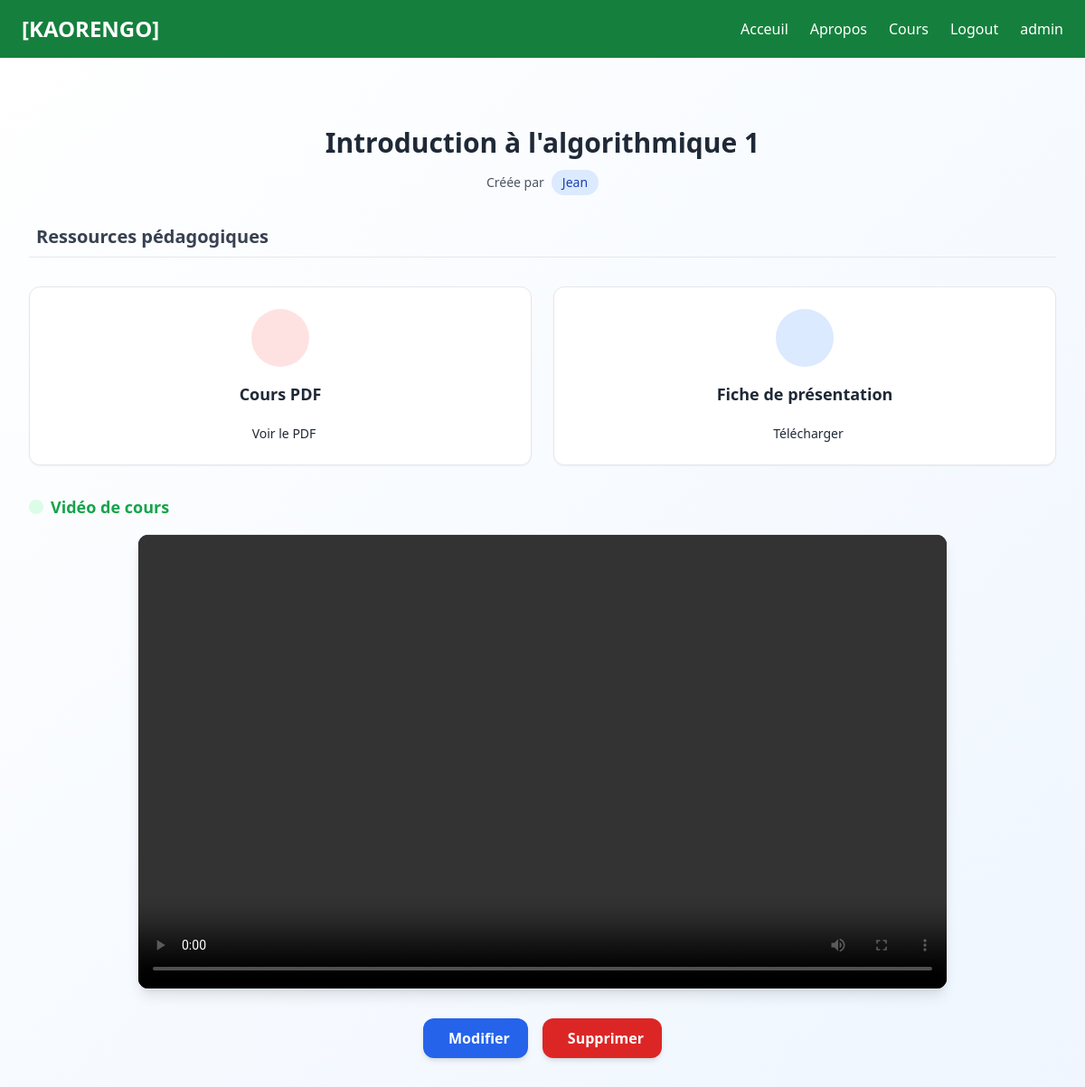
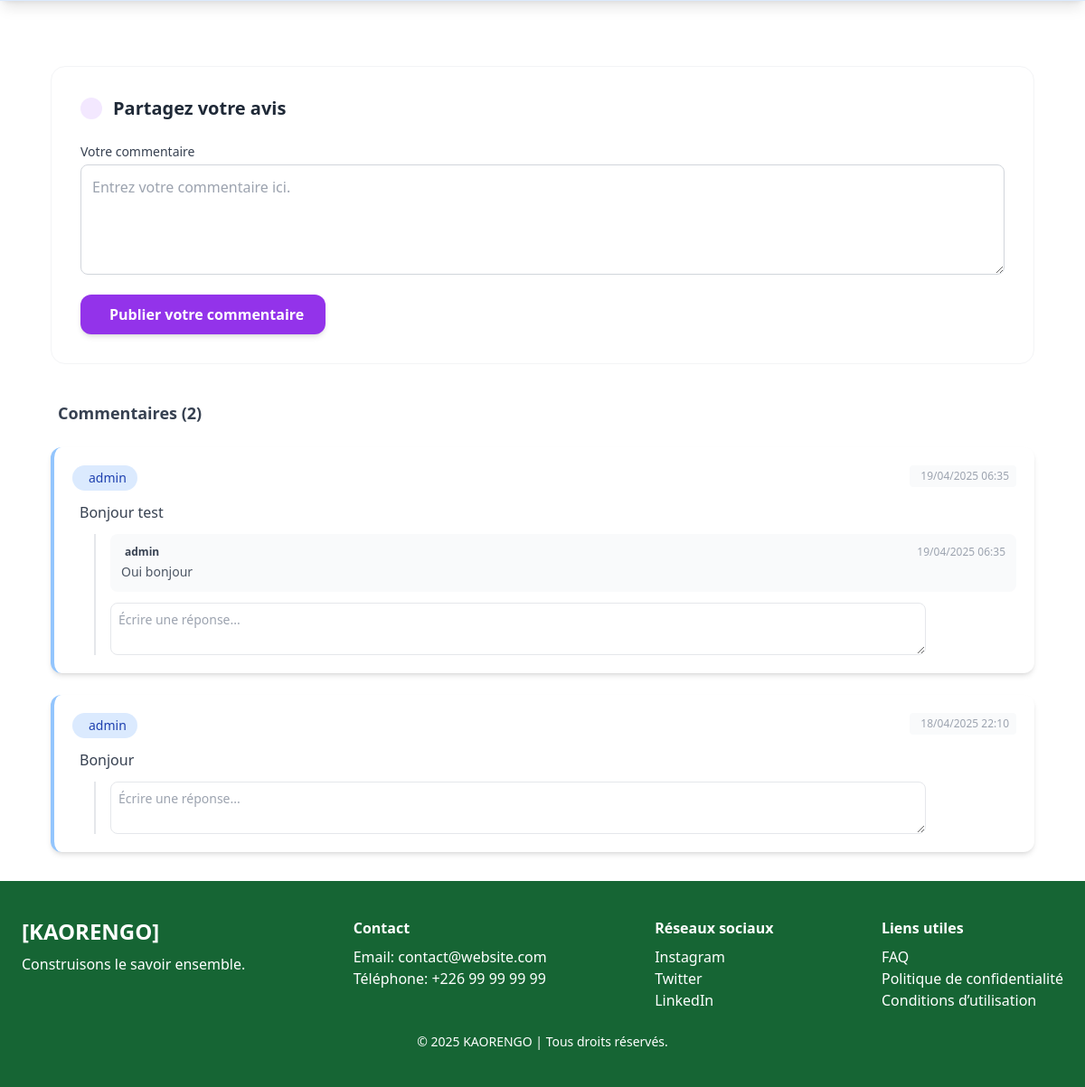
/programmes/niveau-1/algorithme-1/introduction-a-lalgorithmique-1/ (signed in), run on the app's committed database (2 pictures, top to bottom).
### programmes/models.py (models this page shows, shortened)
class Lesson (models.Model):
    lesson_id=models.CharField(unique=True, max_length=50)
    niveau= models.ForeignKey(Niveaux, on_delete=models.CASCADE)
    creer_par = models.ForeignKey(User, on_delete=models.CASCADE)
    matiere= models.ForeignKey(Matiere, on_delete=models.CASCADE, related_name='lesson')
    nom= models.CharField(max_length=100)
    slug= models.SlugField(blank=True, null=True)
    position =  models.PositiveSmallIntegerField(verbose_name='chapitre no')
    video = models.FileField(upload_to="Video", null=True, blank=True, verbose_name="Cours en Video")
    fpe = models.FileField(upload_to="FPE", null=True, blank=True, verbose_name="Fiche de présentation")
    pdf = models.FileField(upload_to="PDF", null=True, blank=True, verbose_name="Cours en pdf")
    class Meta:
        ordering=['position']

class Commentaire(models.Model):
    nom_lesson = models.ForeignKey(Lesson, null=True, on_delete=models.CASCADE, related_name='comments')
    nom_comm = models.CharField(max_length=100, blank=True)
    auteur = models.ForeignKey(User, on_delete=models.CASCADE)
    corps = models.TextField(max_length=500)
    date_added = models.DateTimeField(auto_now_add=True)
    class Meta:
        ordering = ['-date_added']

class Reponse(models.Model):
    nom_comm = models.ForeignKey(Commentaire, on_delete=models.CASCADE, related_name='reponses')
    corps = models.TextField(max_length=500)
    auteur = models.ForeignKey(User, on_delete=models.CASCADE)
    date_added = models.DateTimeField(auto_now_add=True)

### programmes/views.py (the view, shortened to what this page needs)
# urls.py: path('<str:niveau>/<str:matiere>/<slug:slug>/', LessonListViewDetail.as_view(), name="lessonlistdetail"),
class LessonListViewDetail(DetailView, FormView):
    context_object_name = 'lesson'
    model = Lesson
    template_name = 'programmes/lessonlistdetail.html'
    form_class = ComForm
    second_form_class = RepForm
    def get_context_data(self, **kwargs):
        context = super(LessonListViewDetail, self).get_context_data(**kwargs)
        if 'form' not in context:
            context['form'] = self.form_class()
        if 'form2' not in context:
            context['form2'] = self.second_form_class()
        return context

### programmes/form.py
class ComForm(forms.ModelForm):
    class Meta:
        model = Commentaire
        fields = ('corps',)
        labels = {'corps': 'Commentaires'}
        widgets = {
            'corps':forms.Textarea(attrs={
                'class':'form-control',
                'rows':4,
                'cols':70,
                'placeholder':'Entrez votre commentaire ici.'
            })
        }

class RepForm(forms.ModelForm):
    class Meta:
        model = Reponse
        fields = ('corps',)
        labels = {'corps': 'Reponses'}
        widgets = {
            'corps':forms.Textarea(attrs={
                'class':'form-control',
                'rows':2,
                'cols':10,
                'placeholder':'Repondez a ce commentaire ici.'
            })
        }

### programmes/templates/programmes/lessonlistdetail.html (shortened to what this page needs)
{% extends 'base.html' %}
{% load widget_tweaks %}
{% block content %}
<div class="w-full">
  <div class="bg-gradient-to-br from-white to-blue-50 shadow-lg p-8 mb-10 border-b border-blue-100">
    <div class="max-w-6xl mx-auto">
      <div class="flex flex-col items-center text-center space-y-3 mb-6">
        <div class="bg-primary-100 p-4 rounded-full">
        </div>
        <h1 class="text-3xl font-bold text-gray-800">
          {{ lesson.nom }}
        </h1>
        <div class="flex items-center space-x-2">
          <span class="text-sm text-gray-600">Créée par</span>
          <span class="bg-blue-100 text-blue-800 px-3 py-1 rounded-full text-sm font-medium">
            {{ lesson.creer_par }}
          </span>
        </div>
      </div>
      <div class="mt-8 space-y-8">
        <h2 class="text-xl font-semibold text-gray-700 border-b pb-2 flex items-center gap-2">
           Ressources pédagogiques
        </h2>
        <div class="grid sm:grid-cols-2 gap-6">
          {% if lesson.pdf %}
          <div class="border rounded-xl p-6 text-center shadow-sm bg-white">
            <div class="bg-red-100 w-16 h-16 mx-auto rounded-full flex items-center justify-center mb-4">
            </div>
            <h5 class="font-semibold mb-3 text-lg">Cours PDF</h5>
            <a href="{{ lesson.pdf.url }}" target="_blank" class="btn btn-red text-sm inline-flex items-center">
               Voir le PDF
            </a>
          </div>
          {% endif %}
          {% if lesson.fpe %}
          <div class="border rounded-xl p-6 text-center shadow-sm bg-white">
            <div class="bg-blue-100 w-16 h-16 mx-auto rounded-full flex items-center justify-center mb-4">
            </div>
            <h5 class="font-semibold mb-3 text-lg">Fiche de présentation</h5>
            <a href="{{ lesson.fpe.url }}" target="_blank" class="btn btn-blue text-sm inline-flex items-center">
               Télécharger
            </a>
          </div>
          {% endif %}
        </div>
        {% if lesson.video %}
        <div class="w-full mt-6">
          <div class="flex items-center gap-2 mb-4">
            <div class="bg-green-100 p-2 rounded-full">
            </div>
            <h5 class="font-semibold text-green-600 text-lg">Vidéo de cours</h5>
          </div>
          <div class="aspect-video rounded-xl overflow-hidden shadow-lg border border-gray-200 max-w-4xl mx-auto">
            <video controls class="w-full h-full object-cover bg-black">
              <source src="{{ lesson.video.url }}" type="video/mp4">
            </video>
          </div>
        </div>
        {% endif %}
      </div>
      {% if user.is_superuser %}
      <div class="flex justify-center mt-8 gap-4">
        <a href="{% url 'programmes:lessonupdate' niveau=lesson.niveau.slug matiere=lesson.matiere.slug slug=lesson.slug %}" class="bg-blue-600 hover:bg-blue-700 text-white font-semibold px-5 py-2.5 rounded-xl shadow-md transition-all duration-300 ease-in-out inline-flex items-center">
           Modifier
        </a>
        <a href="{% url 'programmes:lessondelete' niveau=lesson.niveau.slug matiere=lesson.matiere.slug slug=lesson.slug %}" class="bg-red-600 hover:bg-red-700 text-white font-semibold px-5 py-2.5 rounded-xl shadow-md transition-all duration-300 ease-in-out inline-flex items-center">
           Supprimer
        </a>
      </div>
      {% endif %}
    </div>
  </div>
  <div class="w-full bg-white">
    <div class="max-w-6xl mx-auto py-8 px-4 sm:px-6 lg:px-8">
      <div class="bg-white rounded-2xl p-8 mb-10 border border-gray-100">
        <div class="flex items-center gap-3 mb-6">
          <div class="bg-purple-100 p-3 rounded-full">
          </div>
          <h2 class="text-xl font-bold text-gray-800">Partagez votre avis</h2>
        </div>
        <form method="post">
          <div class="mb-4">
            <label class="block text-sm font-medium text-gray-700 mb-1">Votre commentaire</label>
            {{ form.corps|add_class:"w-full p-3 rounded-lg border border-gray-300 focus:ring-2 focus:ring-blue-200 focus:border-blue-500 transition" }}
          </div>
          <button type="submit" name="form" class="bg-purple-600 hover:bg-purple-700 text-white font-semibold px-6 py-2.5 rounded-xl shadow-md transition-all duration-300 ease-in-out inline-flex items-center">
             Publier votre commentaire
          </button>
        </form>
      </div>
      <div class="space-y-6">
        <h3 class="text-lg font-semibold text-gray-700 flex items-center gap-2 mb-4">
           Commentaires ({{ lesson.comments.count }})
        </h3>
        {% for comment in lesson.comments.all %}
        <div class="bg-white rounded-xl shadow-md p-5 space-y-3 border-l-4 border-blue-300">
          <div class="flex justify-between items-start">
            <div class="flex items-center gap-3">
              <div class="bg-blue-100 text-blue-800 rounded-full px-3 py-1 text-sm font-medium flex items-center">
                {{ comment.auteur }}
              </div>
            </div>
            <span class="text-xs text-gray-400 bg-gray-50 px-2 py-1 rounded">
              {{ comment.date_added|date:"d/m/Y H:i" }}
            </span>
          </div>
          <p class="text-gray-700 pl-2">{{ comment.corps }}</p>
          <div class="space-y-3 ml-6 pl-4 border-l-2 border-gray-200 mt-3">
            {% for reponse in comment.reponses.all %}
            <div class="bg-gray-50 p-3 rounded-lg">
              <div class="flex justify-between items-center mb-1">
                <div class="flex items-center gap-2">
                  <span class="text-xs font-semibold text-gray-700 flex items-center">
                    {{ reponse.auteur }}
                  </span>
                </div>
                <span class="text-gray-400 text-xs">{{ reponse.date_added|date:"d/m/Y H:i" }}</span>
              </div>
              <p class="text-sm text-gray-600">{{ reponse.corps }}</p>
            </div>
            {% endfor %}
            <form method="post" class="mt-2">
              <div class="flex gap-2 items-start">
                {{ form2.corps|add_class:"flex-1 p-2 rounded-lg border text-sm focus:ring-2 focus:ring-yellow-200"|attr:"placeholder:Écrire une réponse..." }}
                <button type="submit" name="form2" class="btn btn-yellow text-white px-3 py-2 rounded-lg text-sm inline-flex items-center">
                </button>
              </div>
            </form>
          </div>
        </div>
        {% endfor %}
      </div>
    </div>
  </div>
</div>
{% endblock %}

### utilisateurs/templates/base.html (shortened to what this page needs)
<!DOCTYPE html>
<html lang="fr">
  <head>
    <script src="https://cdn.tailwindcss.com"></script>
  </head>
  <body class="font-sans text-gray-800">
    <header class="bg-green-700 text-white px-6 py-4 flex justify-between items-center">
      <div class="text-2xl font-bold"><a class="navbar-brand" href="{% url 'acceuil' %}">[KAORENGO]</a></div>
      <nav class="space-x-6 hidden md:flex">
        <a class="nav-link" href="{% url 'acceuil' %}">Acceuil <span class="sr-only">(current)</span></a>
        <a class="nav-link" href="#">Apropos</a>
        <a class="nav-link" href="{% url 'programmes:niveaulist' %}">Cours</a>
        {% if user.is_authenticated %}
            <a class="nav-link" href="{% url 'logout' %}">Logout</a>
            {% else %}
            <a class="nav-link" href="{% url 'login' %}">Connexion</a>
            <a class="nav-link" href="{% url 'register' %}">Inscription</a>
        {% endif %}
        <a class="nav-link" href="#"> {{request.user.username}} </a>
      </nav>
    </header>
    {% block content %}{% endblock %}
    <footer class="bg-green-800 text-white px-6 py-10">
      <div class="flex flex-col md:flex-row justify-between">
        <div>
          <div class="text-2xl font-bold mb-2">[KAORENGO]</div>
          <p>Construisons le savoir ensemble.</p>
        </div>
        <div>
          <h4 class="font-bold mb-2">Contact</h4>
          <p>Email: contact@website.com</p>
          <p>Téléphone: +226 99 99 99 99</p>
        </div>
        <div>
          <h4 class="font-bold mb-2">Réseaux sociaux</h4>
          <p>Instagram</p>
          <p>Twitter</p>
          <p>LinkedIn</p>
        </div>
        <div>
          <h4 class="font-bold mb-2">Liens utiles</h4>
          <p>FAQ</p>
          <p>Politique de confidentialité</p>
          <p>Conditions d’utilisation</p>
        </div>
      </div>
      <div class="text-center mt-6 text-sm">
        © 2025 KAORENGO | Tous droits réservés.
      </div>
    </footer>
  </body>
</html>

### data on the page
Lesson: nom "Introduction à l'algorithmique 1", creer_par "Jean", comments.count "2"
Commentaire: auteur "admin", date_added "19/04/2025 06:35", corps "Bonjour test"
Reponse: auteur "admin", date_added "19/04/2025 06:35", corps "Oui bonjour"
Commentaire: auteur "admin", date_added "18/04/2025 22:10", corps "Bonjour"

### other printed values
{{ request.user.username }} "admin"
